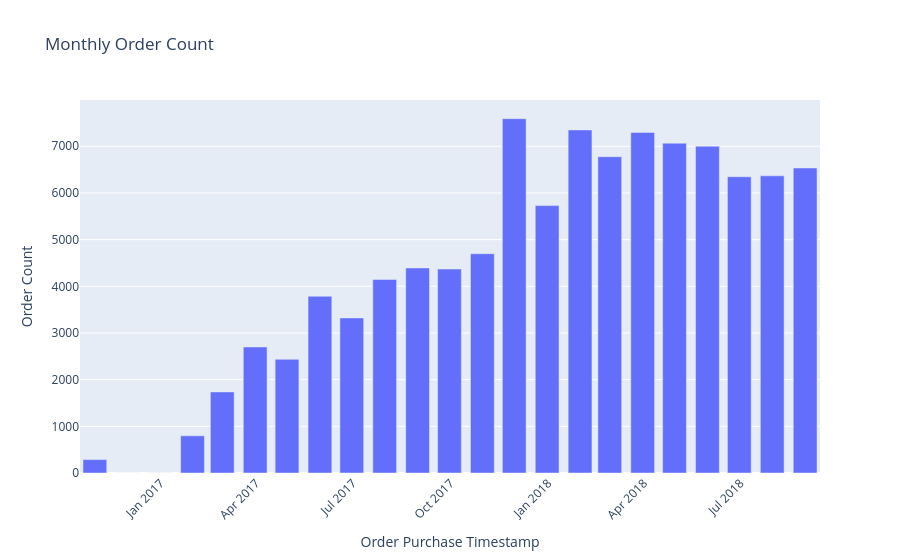

Notebook cell for this chart:
### Code cell
import plotly.express as px

fig = px.bar(
    x = merged_order_month_count.index,
    y = merged_order_month_count["payment_value"],
    title = "Monthly Order Count",
    labels = {
        "x": "Order Purchase Timestamp",
        "y": "Order Count",
    }
)

fig.update_layout(xaxis_tickangle=-45)

fig.show()

### Figure 1 — Plotly figure (JSON) as saved in the notebook; plotly's stock layout.template omitted (floating-point values rounded to 4 significant figures)
{"data": [{"alignmentgroup": "True", "hovertemplate": "Order Purchase Timestamp=%{x}<br>Order Count=%{y}<extra></extra>", "legendgroup": "", "marker": {"color": "#636efa", "pattern": {"shape": ""}}, "name": "", "offsetgroup": "", "orientation": "v", "showlegend": false, "textposition": "auto", "type": "bar", "x": ["2016-10-31T00:00:00", "2016-11-30T00:00:00", "2016-12-31T00:00:00", "2017-01-31T00:00:00", "2017-02-28T00:00:00", "2017-03-31T00:00:00", "2017-04-30T00:00:00", "2017-05-31T00:00:00", "2017-06-30T00:00:00", "2017-07-31T00:00:00", "2017-08-31T00:00:00", "2017-09-30T00:00:00", "2017-10-31T00:00:00", "2017-11-30T00:00:00", "2017-12-31T00:00:00", "2018-01-31T00:00:00", "2018-02-28T00:00:00", "2018-03-31T00:00:00", "2018-04-30T00:00:00", "2018-05-31T00:00:00", "2018-06-30T00:00:00", "2018-07-31T00:00:00", "2018-08-31T00:00:00"], "xaxis": "x", "y": [287, 0, 1, 797, 1737, 2700, 2436, 3786, 3323, 4147, 4393, 4370, 4698, 7592, 5729, 7351, 6777, 7297, 7067, 7002, 6347, 6367, 6535], "yaxis": "y"}], "layout": {"barmode": "relative", "legend": {"tracegroupgap": 0}, "title": {"text": "Monthly Order Count"}, "xaxis": {"anchor": "y", "domain": [0, 1], "tickangle": -45, "title": {"text": "Order Purchase Timestamp"}}, "yaxis": {"anchor": "x", "domain": [0, 1], "title": {"text": "Order Count"}}}}
